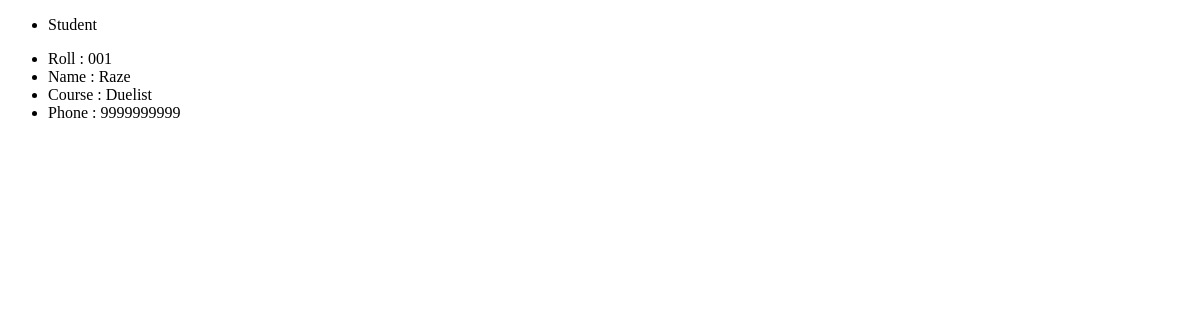
/show/, run on an earlier commit of the app's database.
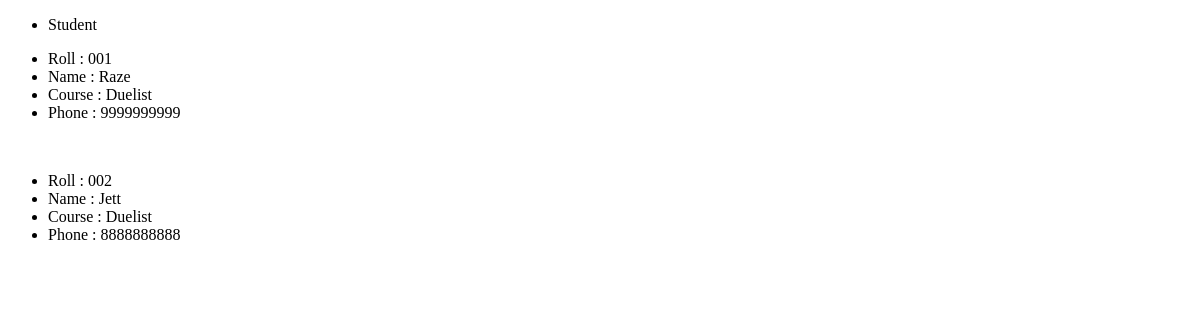
And on a later commit of the database.
### StudentData/models.py (models this page shows, shortened)
class StudentDetail(models.Model):
    name = models.CharField(max_length=100)
    age = models.CharField(max_length=100)
    phone = models.CharField(max_length=100)
    course = models.CharField(max_length=100)
    rollNo = models.CharField(max_length=100)

### StudentData/views.py (the view)
# urls.py: path('', views.index, name='index'),
def index(request):
    studentList = StudentDetail.objects.all()
    return render(request, 'index.html', {'studentList':studentList})

### StudentData/templates/index.html
{%extends 'headder.html'%}
{%block content%}
    {%if studentList%}
        {%for student in studentList%}
            <ul>
                <li>Roll : {{student.rollNo}}</li>
                <li>Name : {{student.name}}</li>
                <li>Course : {{student.course}}</li>
                <li>Phone : {{student.phone}}</li>
            </ul><br>
        {%endfor%}
    {%else%}
        <h1>No data found.</h1>
    {%endif%}
{%endblock%}

### StudentData/templates/headder.html (shortened to what this page needs)
<!DOCTYPE html>
<html lang="en">
<head>
</head>
<body>
    <nav>
        <ul>
            <li>Student</li>
        </ul>
    </nav>
    {%block content%}
    {%endblock %}
</body>
</html>

What changed in the data, as far as the page shows it:
added StudentDetail: rollNo "002", name "Jett", course "Duelist", phone "8888888888"
